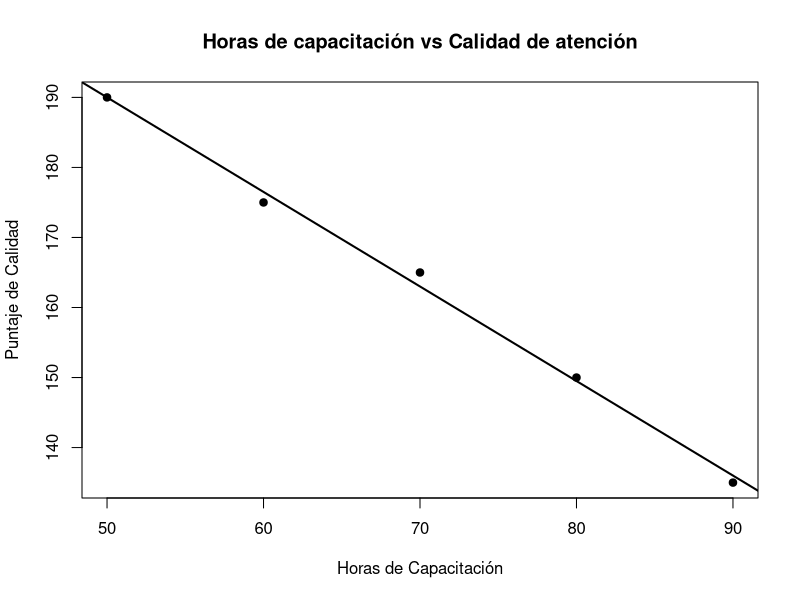

This figure's R source:
## ---- chunk 1
#DATOS
x<-c(50,60,70,80,90)
y<-c(190,175,165,150,135)


## ---- chunk 2
#Correlación de pearsson
cor(x,y)

## ---- chunk 3

#Correlación de pearsson
cor(x,y)

## ---- chunk 4
#Obtener coeficientes de la regresión
#Modelo
modelo <- lm(y ~ x)
coef(modelo)
## ---- chunk 5
#Hay una correlación fuerte negativa entre ambas variables

#Cuando recibe una capacitacion de  95 de duración
predict(modelo,data.frame(x=95))

## ---- chunk 6
#gráfico
plot(x,y,main = "Horas de capacitación vs Calidad de atención",
     xlab="Horas de Capacitación",
     ylab="Puntaje de Calidad",
     pch=19)

abline(modelo,lwd=2)
